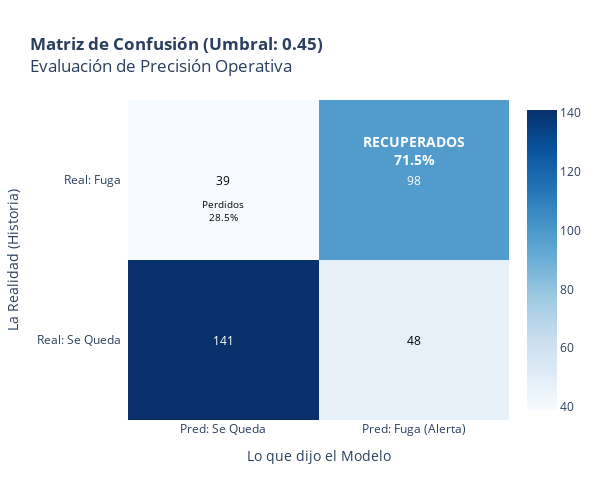

Notebook code cell kept with this figure:
### Code cell
import plotly.figure_factory as ff
from sklearn.model_selection import cross_val_predict
from sklearn.metrics import confusion_matrix

# ==============================================================================
# VISUALIZACIÓN: MATRIZ DE CONFUSIÓN DE NEGOCIO
# ==============================================================================

print("Generando Matriz de Confusión (Validación Cruzada)...")

# 1. GENERAR PREDICCIONES HONESTAS (Cross-Validation)
# Usamos 'cross_val_predict' para simular cómo se comporta el modelo con datos que NO ha visto
# Esto es más realista que usar solo el set de prueba.
preds_cv_proba = cross_val_predict(
    model_final, 
    X, y, 
    cv=5, 
    method='predict_proba', 
    n_jobs=-1
)[:, 1]

# Aplicamos tu Umbral de Negocio (0.45)
preds_cv = (preds_cv_proba >= umbral_negocio).astype(int)

# 2. CALCULAR MATRIZ
cm = confusion_matrix(y, preds_cv)

# Convertir a porcentajes para que sea más fácil de leer
cm_text = [[str(y) for y in x] for x in cm] # Texto con números absolutos
cm_norm = cm.astype('float') / cm.sum(axis=1)[:, np.newaxis] # Porcentajes por fila (Recall)

# 3. CREAR GRÁFICA (HEATMAP)
# Etiquetas de Negocio
x_labels = ['Pred: Se Queda', 'Pred: Fuga (Alerta)']
y_labels = ['Real: Se Queda', 'Real: Fuga']

# Configuración de colores y anotaciones
fig_cm = ff.create_annotated_heatmap(
    z=cm, 
    x=x_labels, 
    y=y_labels, 
    annotation_text=cm_text, 
    colorscale='Blues',
    showscale=True
)

# Personalizar diseño para impacto ejecutivo
fig_cm.update_layout(
    title_text=f"<b>Matriz de Confusión (Umbral: {umbral_negocio})</b><br>Evaluación de Precisión Operativa",
    height=500, width=600,
    xaxis=dict(title='Lo que dijo el Modelo', side='bottom'),
    yaxis=dict(title='La Realidad (Historia)'),
    template="plotly_white"
)

# Agregar anotaciones de interpretación (Insight directo en la gráfica)
fig_cm.add_annotation(
    x=1, y=1, 
    text=f"<b>RECUPERADOS<br>{cm_norm[1][1]:.1%}</b>", 
    showarrow=False, 
    font=dict(color="white", size=14),
    yshift=30
)
fig_cm.add_annotation(
    x=0, y=1, 
    text=f"Perdidos<br>{cm_norm[1][0]:.1%}", 
    showarrow=False, 
    font=dict(color="black", size=10),
    yshift=-30
)

fig_cm.show()

### Figure 1 — Plotly figure (JSON) as saved in the notebook; plotly's stock layout.template omitted (floating-point values rounded to 4 significant figures)
{"data": [{"colorscale": [[0, "rgb(247,251,255)"], [0.125, "rgb(222,235,247)"], [0.25, "rgb(198,219,239)"], [0.375, "rgb(158,202,225)"], [0.5, "rgb(107,174,214)"], [0.625, "rgb(66,146,198)"], [0.75, "rgb(33,113,181)"], [0.875, "rgb(8,81,156)"], [1, "rgb(8,48,107)"]], "reversescale": false, "showscale": true, "type": "heatmap", "x": ["Pred: Se Queda", "Pred: Fuga (Alerta)"], "y": ["Real: Se Queda", "Real: Fuga"], "z": [[141, 48], [39, 98]]}], "layout": {"annotations": [{"font": {"color": "#FFFFFF"}, "showarrow": false, "text": "141", "x": "Pred: Se Queda", "xref": "x", "y": "Real: Se Queda", "yref": "y"}, {"font": {"color": "#000000"}, "showarrow": false, "text": "48", "x": "Pred: Fuga (Alerta)", "xref": "x", "y": "Real: Se Queda", "yref": "y"}, {"font": {"color": "#000000"}, "showarrow": false, "text": "39", "x": "Pred: Se Queda", "xref": "x", "y": "Real: Fuga", "yref": "y"}, {"font": {"color": "#FFFFFF"}, "showarrow": false, "text": "98", "x": "Pred: Fuga (Alerta)", "xref": "x", "y": "Real: Fuga", "yref": "y"}, {"font": {"color": "white", "size": 14}, "showarrow": false, "text": "<b>RECUPERADOS<br>71.5%</b>", "x": 1, "y": 1, "yshift": 30}, {"font": {"color": "black", "size": 10}, "showarrow": false, "text": "Perdidos<br>28.5%", "x": 0, "y": 1, "yshift": -30}], "height": 500, "title": {"text": "<b>Matriz de Confusión (Umbral: 0.45)</b><br>Evaluación de Precisión Operativa"}, "width": 600, "xaxis": {"dtick": 1, "gridcolor": "rgb(0, 0, 0)", "side": "bottom", "ticks": "", "title": {"text": "Lo que dijo el Modelo"}}, "yaxis": {"dtick": 1, "ticks": "", "ticksuffix": "  ", "title": {"text": "La Realidad (Historia)"}}}}
